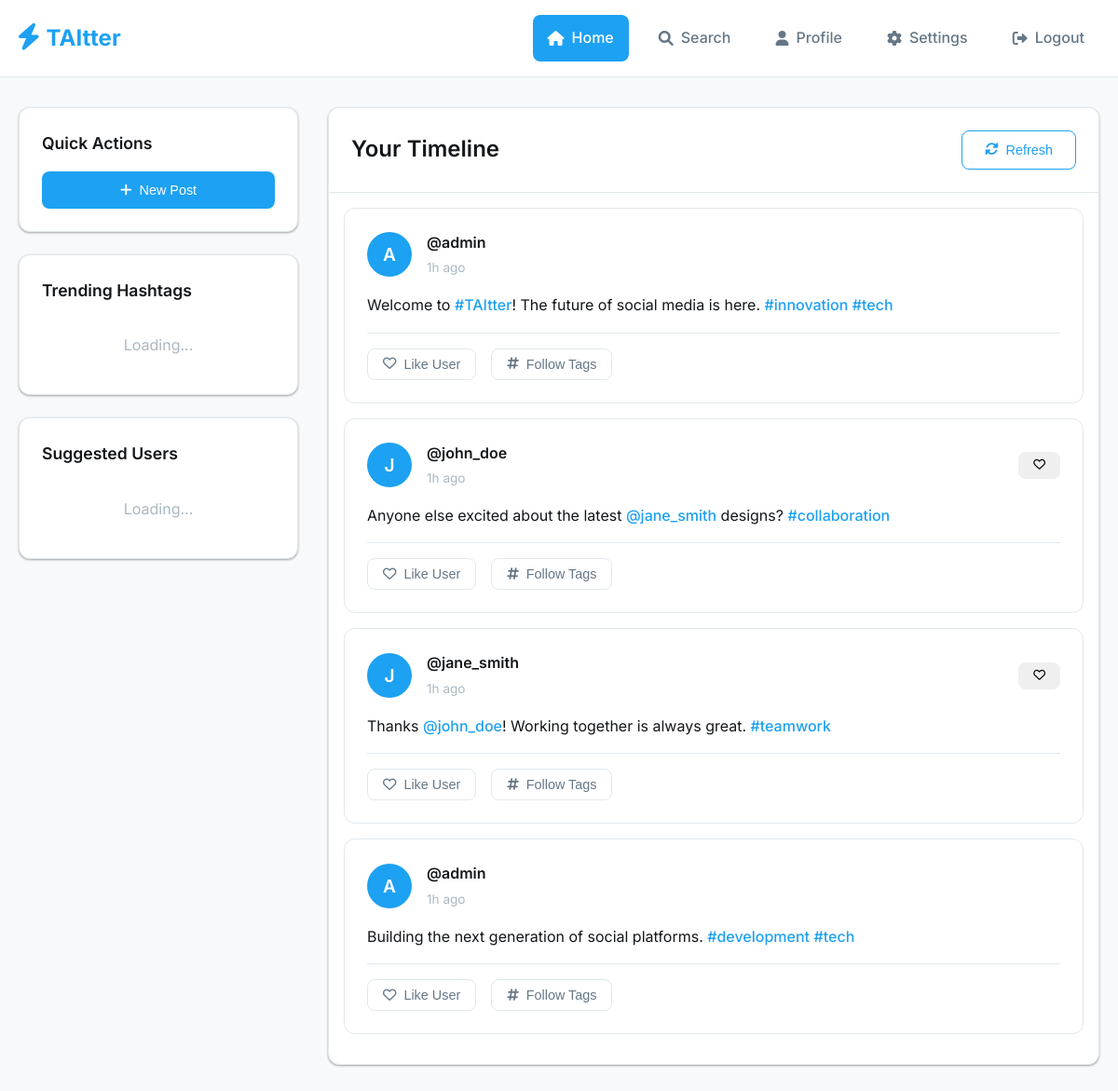
/index.php (signed in), run on the app's committed database.
### tables this page shows
CREATE TABLE posts (
    id INT PRIMARY KEY AUTO_INCREMENT,
    user_id INT NOT NULL,
    content VARCHAR(144) NOT NULL,
    created_at TIMESTAMP DEFAULT CURRENT_TIMESTAMP,
    FOREIGN KEY (user_id) REFERENCES users(id) ON DELETE CASCADE,
    INDEX idx_created_at (created_at),
    INDEX idx_user_id (user_id)
);

CREATE TABLE users (
    id INT PRIMARY KEY AUTO_INCREMENT,
    username VARCHAR(50) UNIQUE NOT NULL,
    email VARCHAR(100) UNIQUE NOT NULL,
    password VARCHAR(255) NOT NULL,
    description TEXT,
    created_at TIMESTAMP DEFAULT CURRENT_TIMESTAMP,
    updated_at TIMESTAMP DEFAULT CURRENT_TIMESTAMP ON UPDATE CURRENT_TIMESTAMP,
    last_login TIMESTAMP NULL
);

### config/config.php (called while the page is built, shortened)
<?php
function is_logged_in() {
    return isset($_SESSION['user_id']) && !empty($_SESSION['user_id']);
}
function get_current_user_id() {
    return $_SESSION['user_id'] ?? null;
}
?>

### models/Post.php (called while the page is built, shortened)
<?php
class Post {
    private $conn;
    private $table_name = "posts";
    public function __construct($db) {
        $this->conn = $db;
    }
    public function getTimeline($user_id, $limit = 20, $offset = 0) {
        $query = "SELECT DISTINCT p.id, p.user_id, p.content, p.created_at,
                         u.username, u.description as user_description
                  FROM " . $this->table_name . " p
                  LEFT JOIN users u ON p.user_id = u.id
                  LEFT JOIN post_hashtags ph ON p.id = ph.post_id
                  LEFT JOIN hashtags h ON ph.hashtag_id = h.id
                  LEFT JOIN user_follows_hashtags ufh ON h.id = ufh.hashtag_id
                  LEFT JOIN post_mentions pm ON p.id = pm.post_id
                  LEFT JOIN user_likes_users ulu ON pm.mentioned_user_id = ulu.liked_user_id
                  WHERE ufh.user_id = :user_id1
                     OR ulu.liker_id = :user_id2
                     OR pm.mentioned_user_id = :user_id3
                     OR p.user_id = :user_id4
                  ORDER BY p.created_at DESC
                  LIMIT :limit OFFSET :offset";
        $stmt = $this->conn->prepare($query);
        $stmt->bindParam(":user_id1", $user_id);
        $stmt->bindParam(":user_id2", $user_id);
        $stmt->bindParam(":user_id3", $user_id);
        $stmt->bindParam(":user_id4", $user_id);
        $stmt->bindParam(":limit", $limit, PDO::PARAM_INT);
        $stmt->bindParam(":offset", $offset, PDO::PARAM_INT);
        $stmt->execute();
        return $stmt->fetchAll(PDO::FETCH_ASSOC);
    }
}
?>

### index.php (the view, shortened to what this page needs)
<?php
require_once 'config/config.php';
require_once 'config/database.php';
require_once 'models/Post.php';
$database = new Database();
$db = $database->getConnection();
$post = new Post($db);
$posts = [];
if(is_logged_in()) {
    $posts = $post->getTimeline(get_current_user_id(), 20, 0);
} else {
    $posts = $post->getAll(20, 0);
}
?>
<!DOCTYPE html>
<html lang="en">
<head>
    <link rel="stylesheet" href="assets/css/style.css">
    <link href="https://cdnjs.cloudflare.com/ajax/libs/font-awesome/6.0.0/css/all.min.css" rel="stylesheet">
</head>
<body>
    <div class="app-container">
        <header class="header">
            <div class="container">
                <div class="header-content">
                    <div class="logo">
                        <i class="fas fa-bolt"></i>
                        <span>TAItter</span>
                    </div>
                    <nav class="nav">
                        <a href="index.php" class="nav-link active">
                            <i class="fas fa-home"></i>
                            <span>Home</span>
                        </a>
                        <a href="search.php" class="nav-link">
                            <i class="fas fa-search"></i>
                            <span>Search</span>
                        </a>
                        <?php if(is_logged_in()): ?>
                            <a href="profile.php" class="nav-link">
                                <i class="fas fa-user"></i>
                                <span>Profile</span>
                            </a>
                            <a href="settings.php" class="nav-link">
                                <i class="fas fa-cog"></i>
                                <span>Settings</span>
                            </a>
                            <a href="api/auth.php" class="nav-link logout-btn" onclick="logout()">
                                <i class="fas fa-sign-out-alt"></i>
                                <span>Logout</span>
                            </a>
                        <?php endif; ?>
                    </nav>
                </div>
            </div>
        </header>
        <main class="main">
            <div class="container">
                <div class="content-grid">
                    <aside class="sidebar">
                        <?php if(is_logged_in()): ?>
                            <div class="widget">
                                <h3>Quick Actions</h3>
                                <button class="btn btn-primary btn-full" onclick="openPostModal()">
                                    <i class="fas fa-plus"></i>
                                    New Post
                                </button>
                            </div>
                            <div class="widget">
                                <h3>Trending Hashtags</h3>
                                <div id="trending-hashtags">
                                    <div class="loading">Loading...</div>
                                </div>
                            </div>
                            <div class="widget">
                                <h3>Suggested Users</h3>
                                <div id="suggested-users">
                                    <div class="loading">Loading...</div>
                                </div>
                            </div>
                        <?php endif; ?>
                    </aside>
                    <div class="main-content">
                        <div class="feed-header">
                            <h2>
                                <?php if(is_logged_in()): ?>
                                    Your Timeline
                                <?php else: ?>
                                    Public Feed
                                <?php endif; ?>
                            </h2>
                            <button class="btn btn-outline" onclick="refreshFeed()">
                                <i class="fas fa-sync-alt"></i>
                                Refresh
                            </button>
                        </div>
                        <div class="posts-container" id="posts-container">
                            <?php if(empty($posts)): ?>
                                <div class="empty-state">
                                    <i class="fas fa-comments"></i>
                                    <h3>No posts yet</h3>
                                    <p>Be the first to share something!</p>
                                </div>
                            <?php else: ?>
                                <?php foreach($posts as $post): ?>
                                    <div class="post" data-post-id="<?php echo $post['id']; ?>">
                                        <div class="post-header">
                                            <div class="user-info">
                                                <div class="avatar">
                                                    <?php echo strtoupper(substr($post['username'], 0, 1)); ?>
                                                </div>
                                                <div class="user-details">
                                                    <a href="profile.php?username=<?php echo urlencode($post['username']); ?>" class="username">
                                                        @<?php echo htmlspecialchars($post['username']); ?>
                                                    </a>
                                                    <span class="post-time">
                                                        <?php echo time_ago($post['created_at']); ?>
                                                    </span>
                                                </div>
                                            </div>
                                            <?php if(is_logged_in() && $post['user_id'] != get_current_user_id()): ?>
                                                <button class="btn btn-sm like-user-btn" data-user-id="<?php echo $post['user_id']; ?>">
                                                    <i class="far fa-heart"></i>
                                                </button>
                                            <?php endif; ?>
                                        </div>
                                        <div class="post-content">
                                            <?php echo format_post_content($post['content']); ?>
                                        </div>
                                        <div class="post-actions">
                                            <button class="action-btn like-user-btn" data-user-id="<?php echo $post['user_id']; ?>">
                                                <i class="far fa-heart"></i>
                                                <span>Like User</span>
                                            </button>
                                            <button class="action-btn follow-hashtag-btn" data-hashtags='<?php echo json_encode(extract_hashtags($post['content'])); ?>'>
                                                <i class="fas fa-hashtag"></i>
                                                <span>Follow Tags</span>
                                            </button>
                                        </div>
                                    </div>
                                <?php endforeach; ?>
                            <?php endif; ?>
                        </div>
                    </div>
                </div>
            </div>
        </main>
    </div>
</body>
</html>
<?php
function time_ago($datetime) {
    $time = time() - strtotime($datetime);
    if ($time < 86400) return floor($time/3600) . 'h ago';
    return floor($time/31536000) . 'y ago';
}
function format_post_content($content) {
    $content = htmlspecialchars($content);
    $content = preg_replace('/#(\w+)/', '<a href="hashtag.php?tag=$1" class="hashtag">#$1</a>', $content);
    $content = preg_replace('/@(\w+)/', '<a href="profile.php?username=$1" class="mention">@$1</a>', $content);
    return nl2br($content);
}
function extract_hashtags($content) {
    preg_match_all('/#(\w+)/', $content, $matches);
    return $matches[1];
}
?>

### data on the page
posts: user.username "A", user.username "admin", created_at "1h ago", content "Welcome to #TAItter ! The future of social media is here. #innovation #tech"
posts: user.username "J", user.username "john_doe", created_at "1h ago", content "Anyone else excited about the latest @jane_smith designs? #collaboration"
posts: user.username "J", user.username "jane_smith", created_at "1h ago", content "Thanks @john_doe ! Working together is always great. #teamwork"
posts: user.username "A", user.username "admin", created_at "1h ago", content "Building the next generation of social platforms. #development #tech"
